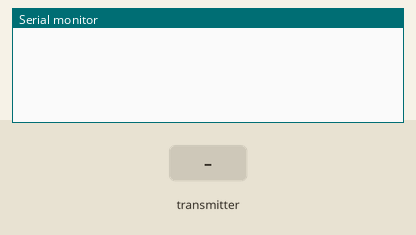
This sketch was run on a simulated Arduino Leonardo, built with avr-gcc and run on an emulated ATmega32U4. Parts: the last lines printed to the serial monitor. The test bench sets the inputs (shaded band). No radio packets arrive unless stated; USB keyboard and mouse output is not drawn.

Above: at 1.2 s.
1.3 s: the transmitter starts sending zipcode = 0
At 1.37 s:
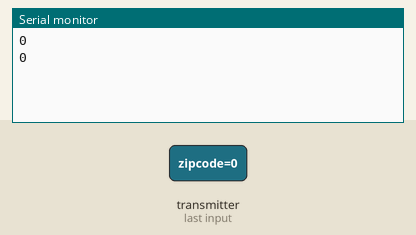
3.2 s: the transmitter starts sending zipcode = 1
At 3.27 s:
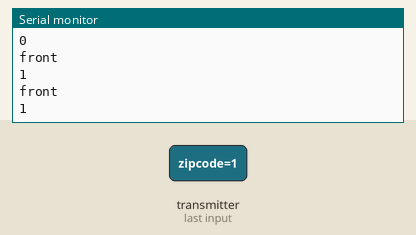

Measured:
- after the input at 1.3 s, the serial monitor: prints a new line at once (image 1)
- after the input at 3.2 s, the serial monitor: prints a new line at once (image 2)

The sketch:

left_hand_receiver.ino
```cpp
//
// Left hand receiver connected to the Xbox
// This receiver is plugged to Xbox as a Keyboard/Mouse via USB cable. It receives sender's raw data
// and translate the data into controls of the game.
//
// References:
// MPU6050: https://create.arduino.cc/projecthub/Gabry295/head-mouse-with-mpu6050-and-arduino-micro-d42878
// nRF24L01: https://swf.com.tw/?p=1044
// nRF24L01: https://howtomechatronics.com/tutorials/arduino/arduino-wireless-communication-nrf24l01-tutorial/

#include <Wire.h>
#include <I2Cdev.h>
#include <Mouse.h>
#include <Keyboard.h>
#include <SPI.h>
#include "RF24.h"

RF24 rf24(8, 10); // CE, CSN

const byte addr[] = "2Node"; // set address same as the sender's - 2Node
const byte pipe = 1; // pipe number
int x, vx, walk;
long zipcode;
int code;
int sp, i, sn, j;
void setup() {
  Serial.begin(9600);
  Mouse.begin();
  Keyboard.begin();
  rf24.begin();
  rf24.setChannel(85);  // set channel
  rf24.setPALevel(RF24_PA_MIN); // set power amplifier level to low to save energy, since required working distance is short
  rf24.setDataRate(RF24_250KBPS); // set KBPs
  rf24.openReadingPipe(pipe, addr);  // open the responded pipe and address
  rf24.startListening();  // start to receive sender's data
}

void loop() {
  if (rf24.available(&pipe)) { // confirm if the pipe is available for the sender

    //rf24.read(&vx, sizeof(vx)); // read gyro data
    rf24.read(&zipcode, sizeof(zipcode)); // read code data
    //rf24.read(&walk, sizeof(walk)); // read walk data
    walk = zipcode % 1000;
    code = zipcode / 1000;
    //slide(); // slide left/right
    sprint();
    inventory();
    sneak();
    jump();
    walkk(); //walk foreward/backward

    //Serial.println(x);
    Serial.println(walk);
    //delay(10);
  }
}

/* This slide function is trying to transfer the modified gyro raw data in z axis into movement controls.
   When user holds the left controller with his left hand, if he moves the controller to the right beyond
   threshold angular speed (what gyro tests), the receiver will control the Xbox to press 'a' to go left
   in game, then if he moves to the left, the character will stop in game, if then he moves to the left,
   the game character will go left.
*/
//void slide() {
//  if (vx == -1 or vx == 525 or vx == 536 ) { // Because the MPU6050 here used randomly return -1 of vx when it is totally still, thus here -1 is filtered out.
//    vx = 0;
//  } else {
//    vx = vx;
//  }
//
//  x = x + vx; // Because vx is modified based on raw gyroscope data, which is the angular speed of MPU6050. The speed will turn back to 0 when it is still, but x should not, thus x is accumulated by vx.
//
//  if (x > 600) { // Because x is accumulated by vx, thus it is necessary to give it a range, otherwise x will be too high or low.
//    x = 400; // set x back to 400, which is the threshold when it is over 600.
//  } else if (x < -600) {
//    x = -400;
//  } else {
//    x = x;
//  }
//
//  if (x > 399) { // threshold is 400, thus over 399
//    //Serial.println("left");
//    Keyboard.release(100); // when x is over 399, slide to left
//    Keyboard.press(97); // press a to go left
//  } else if (x < -399) { // when x is under -399, slide to right
//    //Serial.println("right");
//    Keyboard.release(97);
//    Keyboard.press(100); //press d to go right
//  } else { // if not, stay still
//    //Serial.println("no");
//    Keyboard.release(100); //release d
//    Keyboard.release(97); //release a
//  }
//  Serial.println(vx);
//}

void sprint() {
  sp = code / 1000; // if the first digit of the code is 1, which means 'sprint' is pressed, press key 17.
  if (sp == 1) {
    Keyboard.press(114); //key r
    Serial.println("sprint");
  } else {
    Keyboard.release(114);
  }
}

void inventory() {
  i = code / 100;
  if (i == 1 or i == 11) {
    Keyboard.press(101); //key e
    Serial.println("inventory");
  } else {
    Keyboard.release(101);
  }
}

void sneak () {
  sn = code / 10;
  if (sn == 1 or sn == 11 or sn == 101 or sn == 111) {
    Keyboard.press(111); //key o
    Serial.println("sneak");
  } else {
    Keyboard.release(111);
  }
}

void jump() {
  j = code % 10;
  if (j == 1) {
    Keyboard.press(32); // key space
    Serial.println("jump");
  } else {
    Keyboard.release(32);
  }
}

void walkk () {
  if (walk < 800 && walk > 0) { // reason is unknown (could be the delay) that 'walk' data repetitively return 0 to the receiver, thus 0 is filtered out
    Keyboard.release(115); //release key s
    Keyboard.press(119); //press key w to go foreward
    Serial.println("front");
  } else if ( walk > 900) {
    Keyboard.release(119); //release key w
    Keyboard.press(115); //press key s to go backward
    Serial.println("back");
  } else {
    Keyboard.release(115); //release key s
    Keyboard.release(119); //release key w
  }
  //Serial.println(walk);
}
```
